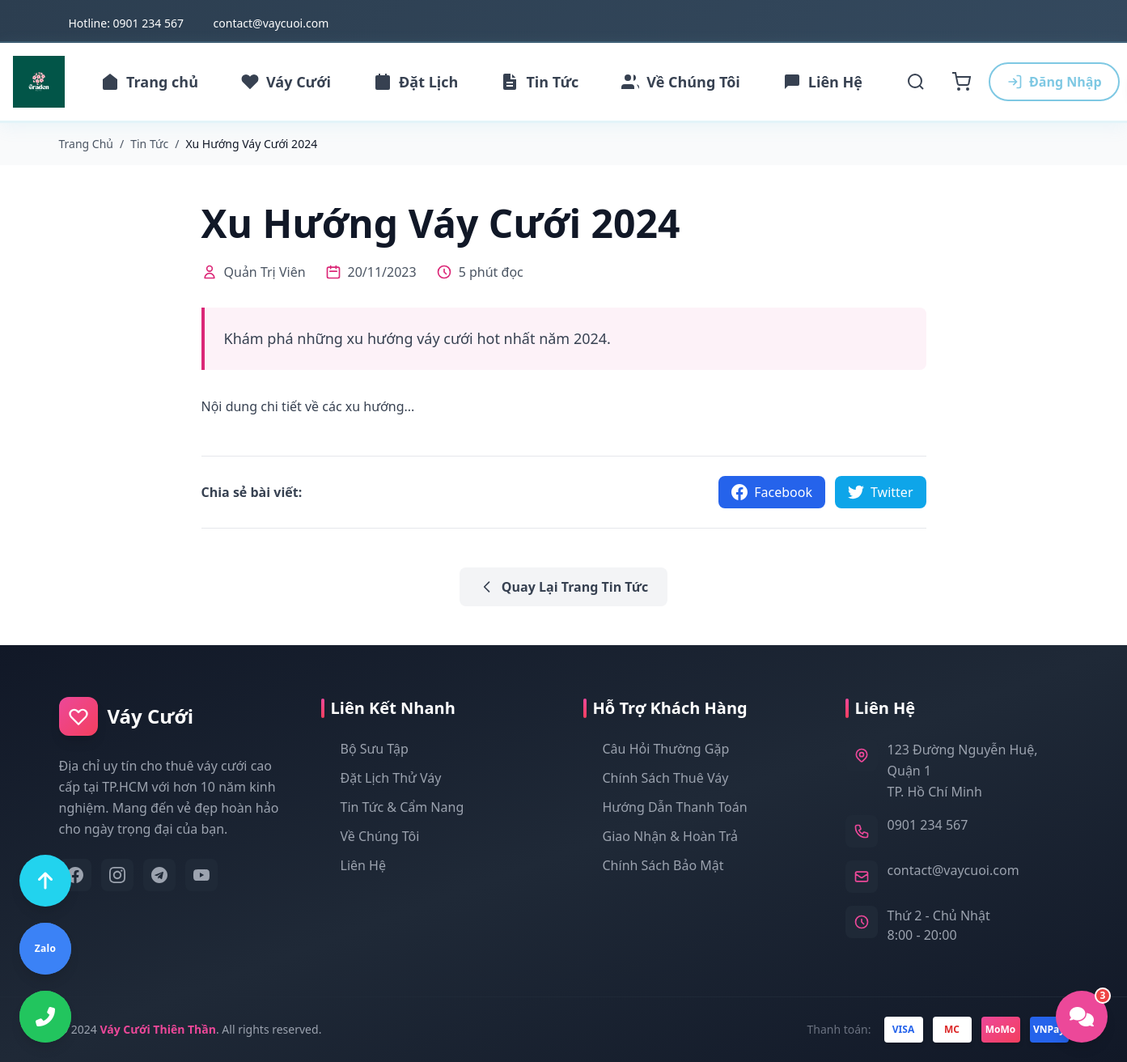
The page /blog-detail.php?slug=xu-huong-vay-cuoi-2024 on the database its author committed.
### tables this page shows
CREATE TABLE tin_tuc_cuoi_hoi (
   id BIGINT AUTO_INCREMENT PRIMARY KEY,
   admin_id INT NULL,
   title VARCHAR(300) NOT NULL,
   slug VARCHAR(300) NOT NULL UNIQUE,
   summary TEXT,
   content LONGTEXT,
   cover_image VARCHAR(1024),
   published_at DATETIME NULL,
   status ENUM('draft','published','archived') DEFAULT 'draft',
   created_at TIMESTAMP DEFAULT CURRENT_TIMESTAMP,
   FOREIGN KEY (admin_id) REFERENCES admin(id) ON DELETE SET NULL,
   INDEX idx_status_pub (status, published_at)  
);

### includes/config.php (called while the page is built, shortened)
<?php
function sanitizeInput($data) {
    $data = trim($data);
    $data = stripslashes($data);
    $data = htmlspecialchars($data);
    return $data;
}
?>

### blog-detail.php (the view, shortened to what this page needs)
<?php
require_once 'includes/config.php';
$slug = isset($_GET['slug']) ? sanitizeInput($_GET['slug']) : '';
$sql = "SELECT t.*, a.full_name as author_name
        FROM tin_tuc_cuoi_hoi t
        LEFT JOIN admin a ON t.admin_id = a.id
        WHERE t.slug = ? AND t.status = 'published'";
$stmt = $conn->prepare($sql);
$stmt->bind_param("s", $slug);
$stmt->execute();
$result = $stmt->get_result();
$post = $result->fetch_assoc();
require_once 'includes/header.php';
?>
<div class="bg-gray-50 py-4">
    <div class="container mx-auto px-4">
        <nav class="flex text-sm text-gray-600">
            <a href="index.php" class="hover:text-pink-600 transition">Trang Chủ</a>
            <span class="mx-2">/</span>
            <a href="blog.php" class="hover:text-pink-600 transition">Tin Tức</a>
            <span class="mx-2">/</span>
            <span class="text-gray-900 truncate"><?php echo htmlspecialchars($post['title']); ?></span>
        </nav>
    </div>
</div>
<article class="py-12 bg-white">
    <div class="container mx-auto px-4">
        <div class="max-w-4xl mx-auto">
            <header class="mb-8">
                <h1 class="text-4xl md:text-5xl font-bold text-gray-900 mb-6 leading-tight">
                    <?php echo htmlspecialchars($post['title']); ?>
                </h1>
                <div class="flex flex-wrap items-center gap-6 text-gray-600 mb-8">
                    <div class="flex items-center gap-2">
                        <svg class="w-5 h-5 text-pink-600" fill="none" stroke="currentColor" viewBox="0 0 24 24">
                            <path stroke-linecap="round" stroke-linejoin="round" stroke-width="2" d="M16 7a4 4 0 11-8 0 4 4 0 018 0zM12 14a7 7 0 00-7 7h14a7 7 0 00-7-7z"/>
                        </svg>
                        <span><?php echo htmlspecialchars($post['author_name'] ?: 'Admin'); ?></span>
                    </div>
                    <div class="flex items-center gap-2">
                        <svg class="w-5 h-5 text-pink-600" fill="none" stroke="currentColor" viewBox="0 0 24 24">
                            <path stroke-linecap="round" stroke-linejoin="round" stroke-width="2" d="M8 7V3m8 4V3m-9 8h10M5 21h14a2 2 0 002-2V7a2 2 0 00-2-2H5a2 2 0 00-2 2v12a2 2 0 002 2z"/>
                        </svg>
                        <span><?php echo date('d/m/Y', strtotime($post['published_at'])); ?></span>
                    </div>
                    <div class="flex items-center gap-2">
                        <svg class="w-5 h-5 text-pink-600" fill="none" stroke="currentColor" viewBox="0 0 24 24">
                            <path stroke-linecap="round" stroke-linejoin="round" stroke-width="2" d="M12 8v4l3 3m6-3a9 9 0 11-18 0 9 9 0 0118 0z"/>
                        </svg>
                        <span>5 phút đọc</span>
                    </div>
                </div>
                <?php if ($post['summary']): ?>
                <div class="bg-pink-50 border-l-4 border-pink-600 p-6 rounded-r-lg mb-8">
                    <p class="text-lg text-gray-700 leading-relaxed">
                        <?php echo htmlspecialchars($post['summary']); ?>
                    </p>
                </div>
                <?php endif; ?>
            </header>
            <div class="prose prose-lg max-w-none mb-12">
                <div class="text-gray-700 leading-relaxed space-y-4">
                    <?php echo nl2br($post['content']); ?>
                </div>
            </div>
            <div class="border-t border-b border-gray-200 py-6 mb-12">
                <div class="flex items-center justify-between flex-wrap gap-4">
                    <span class="text-gray-700 font-semibold">Chia sẻ bài viết:</span>
                    <div class="flex gap-3">
                        <a href="https://www.facebook.com/sharer/sharer.php?u=<?php echo urlencode(SITE_URL . '/blog-detail.php?slug=' . $post['slug']); ?>"
                           target="_blank"
                           class="flex items-center gap-2 px-4 py-2 bg-blue-600 text-white rounded-lg hover:bg-blue-700 transition">
                            Facebook
                        </a>
                        <a href="https://twitter.com/intent/tweet?url=<?php echo urlencode(SITE_URL . '/blog-detail.php?slug=' . $post['slug']); ?>&text=<?php echo urlencode($post['title']); ?>"
                           target="_blank"
                           class="flex items-center gap-2 px-4 py-2 bg-sky-500 text-white rounded-lg hover:bg-sky-600 transition">
                            Twitter
                        </a>
                    </div>
                </div>
            </div>
            <div class="text-center">
                <a href="blog.php"
                   class="inline-flex items-center gap-2 px-6 py-3 bg-gray-100 text-gray-700 rounded-lg hover:bg-gray-200 transition font-semibold">
                    <svg class="w-5 h-5" fill="none" stroke="currentColor" viewBox="0 0 24 24">
                        <path stroke-linecap="round" stroke-linejoin="round" stroke-width="2" d="M15 19l-7-7 7-7"/>
                    </svg>
                    Quay Lại Trang Tin Tức
                </a>
            </div>
        </div>
    </div>
</article>
<?php require_once 'includes/footer.php'; ?>

### assets/css/style.css (style rules this page uses)
* { margin: 0; padding: 0; box-sizing: border-box; }
:root { --primary-color: #7ec8e3; --secondary-color: #d4f1f9; --accent-color: #5ab8d9; --text-dark: #2c3e50; --text-light: #6c757d; --border-color: #d4e9f0; --bg-light: #f0f9fc; --white: #ffffff; --success: #5cb85c; --danger: #d9534f; --shadow: 0 2px 15px rgba(126, 200, 227, 0.15); --shadow-hover: 0 5px 25px rgba(126, 200, 227, 0.25); }
body { font-family: 'Segoe UI', Tahoma, Geneva, Verdana, sans-serif; color: var(--text-dark); line-height: 1.6; background: #e8f6fa; }
a { text-decoration: none; color: inherit; transition: all 0.3s ease; }
.container { max-width: 1200px; margin: 0 auto; padding: 0 20px; }
body { padding-top: 0; }
.main-content > *:first-child { margin-top: 0; }
.text-center { text-align: center; }

### assets/css/responsive.css (style rules this page uses)
body { overflow-x: hidden; }
html { scroll-behavior: smooth; }

### rows shown on the page
tin_tuc_cuoi_hoi: title "Xu Hướng Váy Cưới 2024", admin.full_name "Quản Trị Viên", published_at "20/11/2023", summary "Khám phá những xu hướng váy cưới hot nhất năm 2024.", content "Nội dung chi tiết về các xu hướng..."

### other values the page prints
SITE_NAME "Váy Cưới Thiên Thần"
